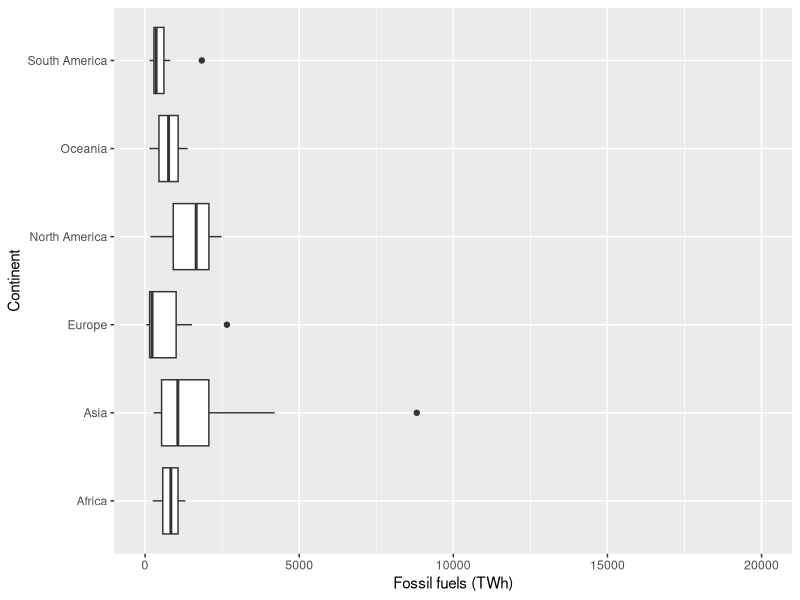
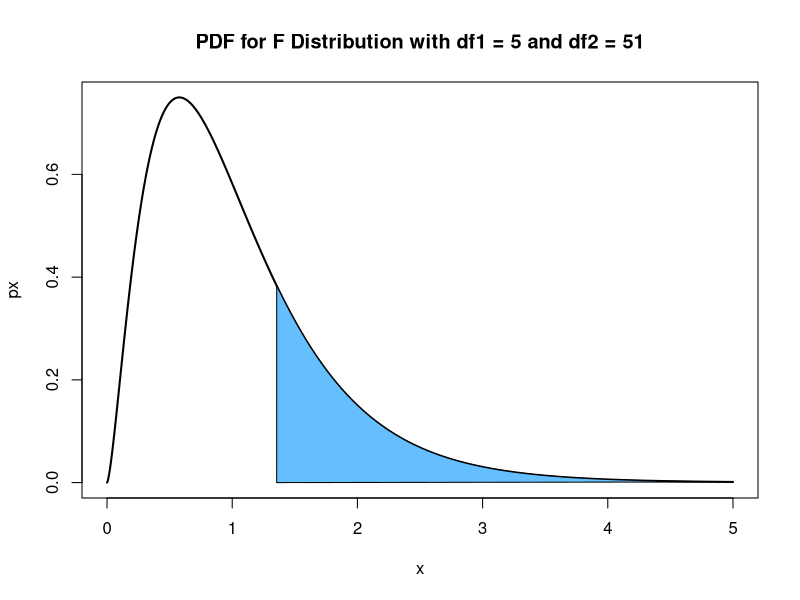

Recreate these plots in R, in order.
## ---- chunk 1
library(tidyverse)

## ---- chunk 2
df1 <- read_csv('fossil-fuel-primary-energy.csv')
df1
## ---- chunk 3
colnames(df1)
df1 %>% select(Year) %>% summarise(max(Year))
## ---- chunk 4
df1 %>% select(Entity) %>% unique()
## ---- chunk 5
continents <- read_csv('countries_continents.csv')
continents
## ---- chunk 6
df1 <-  inner_join(df1, continents, by=c('Entity'='Country'))
df1
## ---- chunk 7
df1 %>% filter(Year=='2021') %>% group_by(Continent) %>% summarise(n=n(), mean_Fossil_fuels_TWh=mean(`Fossil fuels (TWh)`), s = sd(`Fossil fuels (TWh)`))
## ---- chunk 8
df1 %>% filter(Year=='2021') %>% arrange(Continent)
## ---- chunk 9
df1 %>% filter(Year=='2021') %>% #arrange(Continent) %>% 
  summarise(n=n(), mean_Fossil_fuels_TWh=mean(`Fossil fuels (TWh)`))
## ---- chunk 10
df1 %>% filter(Continent=="North America") %>% select(Entity) %>% unique()
## ---- chunk 11
out <- aov(formula = `Fossil fuels (TWh)` ~ Continent, data = df1 %>% filter(Year=='2021'))
summary(out)
## ---- chunk 12
df1 %>% filter(Year=='2021') %>% 
  ggplot() + geom_boxplot(aes(`Fossil fuels (TWh)`, Continent)) + 
  scale_x_continuous(breaks = round(seq(0, 20000, by = 5000),1), limits=c(0,20000)) + 
  xlab('Fossil fuels (TWh)')
## ---- chunk 13
df_1 <- 5
df_2 <- 51
x <- seq(from = 0, to = 5, length.out = 5000)
px <- df(x, df_1,df_2)
plot(x, px, type = 'l', lwd = 2,
     main = "PDF for F Distribution with df1 = 5 and df2 = 51")
polygon(append(x[x>1.355], 1.355, after = 0), append(px[x>1.355], 0, after=0), col = "#65BFFF")
